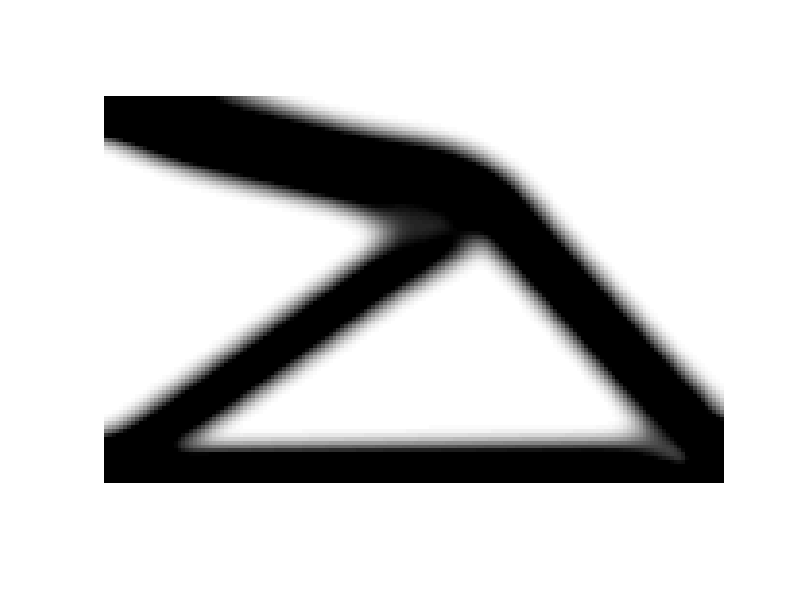

This figure's MATLAB source:
nelx = 160;
nely = 100;
volfrac = 0.4;
penal = 3;
rmin = 6;
ft = 1;

%% MATERIAL PROPERTIES
E0 = 1;
Emin = 1e-9;
nu = 0.3;

%% PREPARE FINITE ELEMENT ANALYSIS
A11 = [12  3 -6 -3;  3 12  3  0; -6  3 12 -3; -3  0 -3 12];
A12 = [-6 -3  0  3; -3 -6 -3 -6;  0 -3 -6  3;  3 -6  3 -6];
B11 = [-4  3 -2  9;  3 -4 -9  4; -2 -9 -4 -3;  9  4 -3 -4];
B12 = [ 2 -3  4 -9; -3  2  9 -2;  4  9  2  3; -9 -2  3  2];
KE = 1/(1-nu^2)/24*([A11 A12;A12' A11]+nu*[B11 B12;B12' B11]);
nodenrs = reshape(1:(1+nelx)*(1+nely),1+nely,1+nelx);
edofVec = reshape(2*nodenrs(1:end-1,1:end-1)+1,nelx*nely,1);
edofMat = repmat(edofVec,1,8)+repmat([0 1 2*nely+[2 3 0 1] -2 -1],nelx*nely,1);
iK = reshape(kron(edofMat, ones(8,1))', 64*nelx*nely, 1);
jK = reshape(kron(edofMat, ones(1,8))', 64*nelx*nely, 1);

%% DEFINE LOADS AND SUPPORTS (Short Cantilever Beam)
F = sparse(2*(nely+1)*(nelx+1), 1, -1, 2*(nely+1)*(nelx+1), 1);
U = zeros(2*(nely+1)*(nelx+1),1);
fixeddofs = [1:2*nely+1];
alldofs = [1:2*(nely+1)*(nelx+1)];
freedofs = setdiff(alldofs,fixeddofs);

%% PREPARE FILTER
iH = ones(nelx*nely*(2*(ceil(rmin)-1)+1)^2,1);
jH = ones(size(iH));
sH = zeros(size(iH));
k = 0;
for i1 = 1:nelx
  for j1 = 1:nely
    e1 = (i1-1)*nely+j1;
    for i2 = max(i1-(ceil(rmin)-1),1):min(i1+(ceil(rmin)-1),nelx)
      for j2 = max(j1-(ceil(rmin)-1),1):min(j1+(ceil(rmin)-1),nely)
        e2 = (i2-1)*nely+j2;
        k = k+1;
        iH(k) = e1;
        jH(k) = e2;
        sH(k) = max(0, rmin - sqrt((i1-i2)^2 + (j1 - j2)^2));
      end
    end
  end
end
H = sparse(iH, jH, sH);
Hs = sum(H, 2);

%% INITIALIZE ITERATION
x = repmat(volfrac,nely,nelx);
xPhys = x;
loop = 0;
change = 1;


%% START ITERATION
while change > 0.01
  loop = loop + 1;

  %% FE-ANALYSIS
  sK = reshape(KE(:)*(Emin+xPhys(:)'.^penal*(E0-Emin)),64*nelx*nely,1);
  K = sparse(iK,jK,sK); K = (K+K')/2;
  U(freedofs) = K(freedofs,freedofs)\F(freedofs);

  %% OBJECTIVE FUNCTION AND SENSITIVITY ANALYSIS
  ce = reshape(sum((U(edofMat)*KE).*U(edofMat),2), nely, nelx);
  c = sum(sum((Emin + xPhys.^penal * (E0 - Emin)).*ce));
  dc = -penal*(E0-Emin)*xPhys.^(penal-1).*ce;
  dv = ones(nely, nelx);

  %% FILTERING/MODIFICATION OF SENSITIVITIES
  if ft == 1
    dc(:) = H*(x(:).*dc(:))./Hs./max(1e-3, x(:));
  elseif ft == 2
    dc(:) = H*(dc(:)./Hs);
    dv(:) = H*(dv(:)./Hs);
  end

  %% OPTIMALITY CRITERIA UPDATE OF DESIGN VARIABLES AND PHYSICAL DENSITIES
  l1 = 0; l2 = 1e9; move = 0.2;
  while (l2-l1)/(l1+l2) > 1e-3
    lmid = 0.5*(l2+l1);
    xnew = max(0,max(x-move, min(1,min(x+move, x.*sqrt(-dc./dv/lmid)))));
    if ft == 1
      xPhys = xnew;
    elseif ft == 2
      xPhys(:) = (H*xnew(:))./Hs;
    end
    if sum(xPhys(:)) > volfrac*nelx*nely, l1 = lmid; else l2 = lmid; end
  end
  change = max(abs(xnew(:) - x(:)));
  x = xnew;

  %% PRINT RESULTS
  fprintf(' It.:%5i Obj.:%11.4f Vol.:%7.3f ch.:%7.3f\n', loop, c, mean(xPhys(:)),change);
  %% PLOT DENSITIES
  colormap(gray); imagesc(1-xPhys); caxis([0 1]); axis equal; axis off; drawnow;
end
